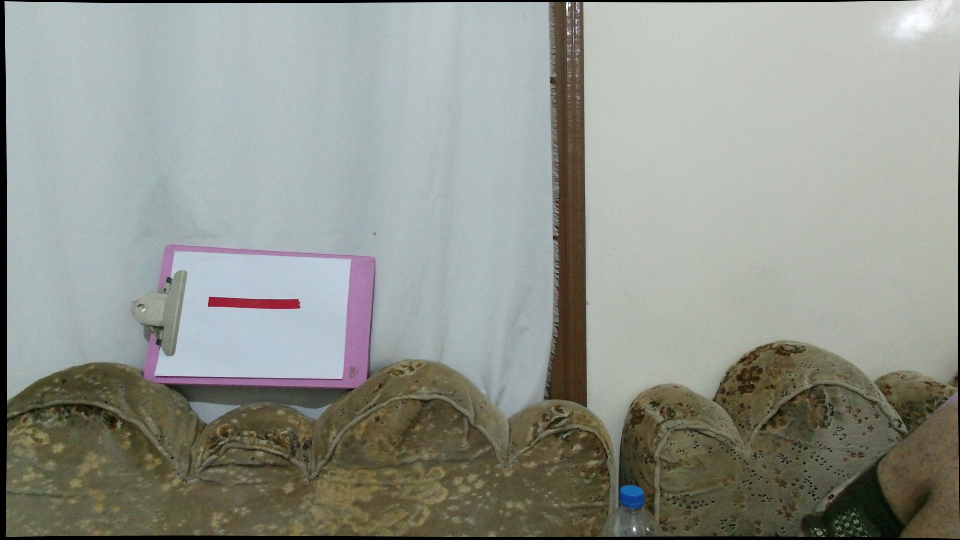
#> input picture parol6_vision/data/images_captured/color_20260304_234833_062408.png, 960 x 540 px, given in place of annotated_image.png, which was not available
$ python HSV_color_test.py
#> lines starting #> are read from the running program, lines starting #| are printed output that depends on the picture; after the words box and inside, x2 and y2 are one past the last pixel; in counts of white or black regions, pixels touching at a corner belong together; pictures that were not available may be replaced by others from this repository, and a replacement may not be noted
import cv2
import numpy as np
import os
import glob
from pathlib import Path
import matplotlib.pyplot as plt

y_min_G, y_max_G = 0, 0
x_min_G, x_max_G = 0, 0
y_min_R, y_max_R = 0, 0
x_min_R, x_max_R = 0, 0
EPSILON_FACTOR = 0.05
EXPAND_PX     = 0   # pixels to expand the polygon outward from each corner
CEXPAND_PX    = 12  # pixels to dilate each contour mask outward


current_dir = Path(__file__)                # YOLO_resources/detect_path.py
project_dir = current_dir.parent.parent     # ultralytics_cpu_env

SINGLE_IMAGE = project_dir / "data" / "some_images" / "annotated_image.png"

IMAGE_FOLDER = project_dir / "data" / "Segmentation_images"

def segment_blocks(image_path):
    # 1. Read the image
    img = cv2.imread(str(image_path))
#> img is the input picture: shape (540, 960, 3); mean B, G, R 141.5, 149.2, 145.7
    if img is None:
        print(f"Could not read image: {image_path}")
        return None, None

    # Convert BGR to RGB for correct display in Matplotlib
    img_rgb = cv2.cvtColor(img, cv2.COLOR_BGR2RGB)

    # 2. Convert BGR (OpenCV default) to HSV
    hsv = cv2.cvtColor(img, cv2.COLOR_BGR2HSV)
#> hsv: shape (540, 960, 3); mean H, S, V 59.3, 39, 152.8

    # 3. Define color ranges in HSV
    # Note: HSV ranges in OpenCV are H: 0-180, S: 0-255, V: 0-255

    # Red range (Red wraps around 0 and 180, so we combine two ranges)
    lower_red1 = np.array([0, 70, 50])
    upper_red1 = np.array([10, 255, 255])
    lower_red2 = np.array([170, 70, 50])
    upper_red2 = np.array([180, 255, 255])


    # 4. Create Color Mask (as a matrix)

    # R matrix: combine both ends of the red spectrum
    mask_red1 = cv2.inRange(hsv, lower_red1, upper_red1)
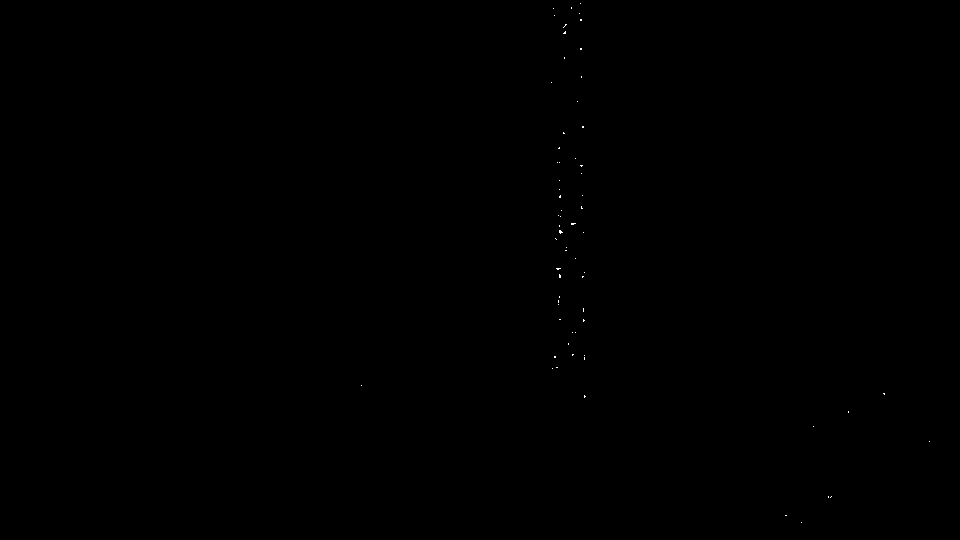
#> mask_red1: shape (540, 960); 0.03% white in thin lines or dots, all inside (x1, y1, x2, y2) = (361, 3, 930, 523)
    mask_red2 = cv2.inRange(hsv, lower_red2, upper_red2)
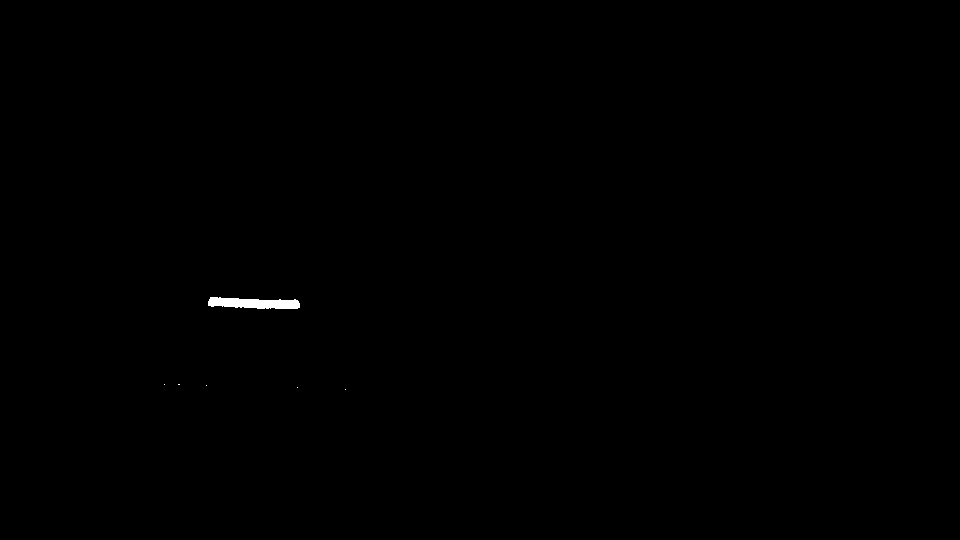
#> mask_red2: shape (540, 960); 0.16% white; 6 white regions (5 under 20 px), largest, box (x1, y1, x2, y2) and area: (208, 297, 300, 309) 816
    R = cv2.bitwise_or(mask_red1, mask_red2)
    px_num = np.where((R < 255) & (R > 0))
#> px_num = (empty array, empty array)
    px_num_y = px_num[0]
#> px_num_y = empty array
    print(f"px_num: {px_num}")
#| px_num: (array([], dtype=int64), array([], dtype=int64))
    #px_num_255 = np.where(R == 255)
    #print(f"px_num_255: {px_num_255}")


    # Optional: Clean up noise with morphological operations
    kernel = np.ones((3, 3), np.uint8)

    #R_2 = cv2.morphologyEx(R, cv2.MORPH_OPEN, kernel)
    R_eroded = cv2.erode(R,  kernel, iterations=1)
#> R_eroded: shape (540, 960); 0.11% white; 1 white region, box (x1, y1, x2, y2) and area: (209, 298, 299, 308) 594
    R_dilated = cv2.dilate(R, kernel, iterations=2)
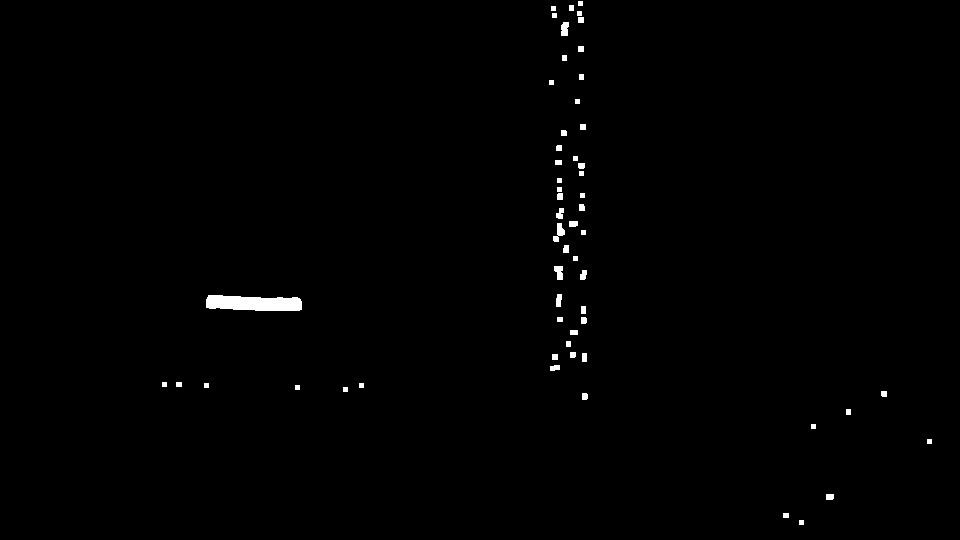
#> R_dilated: shape (540, 960); 0.65% white; 57 white regions, largest, box (x1, y1, x2, y2) and area: (206, 295, 302, 311) 1272, (553, 223, 565, 242) 117, (554, 266, 563, 280) 98


    img_annotated = img_rgb.copy()

    return R, R_eroded, R_dilated, img_annotated, img_rgb


# --- Execution ---
r_mask, r_eroded, r_dilated, img_annotated, img_rgb = segment_blocks(SINGLE_IMAGE)


#plt.figure(figsize=(20, 20))

# Subplot 1: Original Image
plt.subplot(1, 2, 1)
plt.title("Original Image")
plt.imshow(img_rgb)
plt.axis('off')


"""
# Subplot 2: G Matrix (Green Mask)
plt.subplot(1, 2, 1)
plt.title("Green Object")
plt.imshow(g_matrix, cmap='gray')
plt.axis('off')

# Subplot 3: B Matrix (Blue Object)
plt.subplot(1, 2, 2)
plt.title("Blue Object")
plt.imshow(b_matrix, cmap='gray')
plt.axis('off')
"""

# Subplot 1: R Matrix (Red Object)
plt.subplot(1, 2, 2)
plt.title("Red Object")
plt.imshow(r_mask, cmap='gray')
plt.axis('off')

"""
# Subplot 2: R eroded
plt.subplot(1, 3, 2)
plt.title("Red Object Eroded")
plt.imshow(r_eroded, cmap='gray')
plt.axis('off')


# Subplot 3: R dilated
plt.subplot(1, 3, 3)
plt.title("Red Object Dilated")
plt.imshow(r_dilated)
plt.axis('off')
"""
plt.tight_layout()
plt.show()
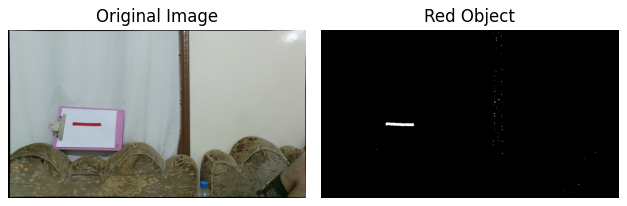
#> figure drawn by matplotlib, 2 panels
